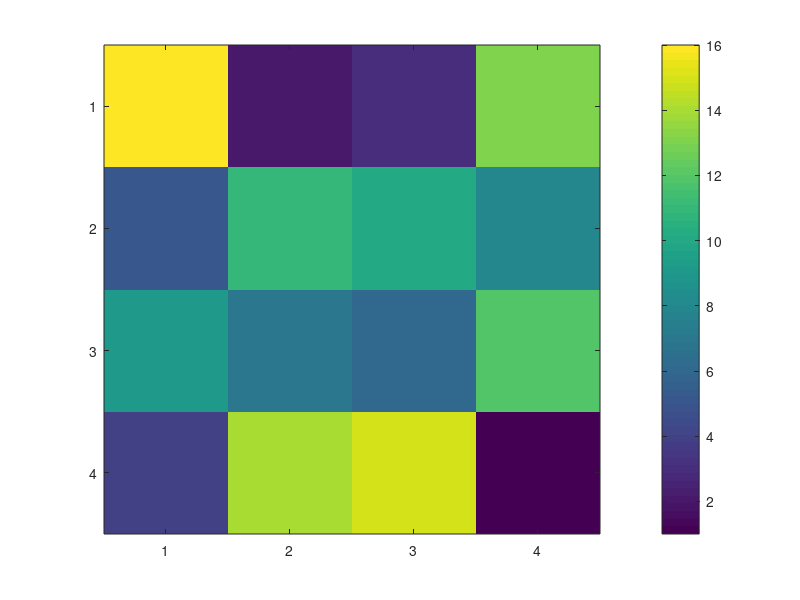

Here is the MATLAB script that generated this plot: (Note: this script raises an error after producing the figure.)
% oi139_shapes - open item 139: what hgsave writes for a colour bar's label, a legend's title, an
% axes' subtitle and a polar axes' title, and what R2025b's loader rebuilds from the tree alone.
% Headless. Part A: four figures written by hgsave, stripped to hgS_070000, dumped (u11dump) and
% reopened. Part B: trees built by hand in the shapes Part A shows, the risky ones last (an access
% violation ends the run; OI139_FROM resumes from a case).
here = fileparts(mfilename('fullpath'));
addpath(fullfile(here, '..', 'u11'));
rt = fullfile(here, 'rt');
if ~isfolder(rt), mkdir(rt); end
warning('off', 'MATLAB:hgsave:HgsaveToBeRemoved');
set(groot, 'DefaultFigureVisible', 'off');
fprintf('%s\n', version);
from = str2double(getenv('OI139_FROM'));
if isnan(from), from = 1; end

%% --- Part A -----------------------------------------------------------------------------------------
figs = {};

f = figure('Name', 'cbl', 'Tag', 'cbl');
imagesc(magic(4));
cb = colorbar;
cb.Label.String = 'Heat';
cb.Label.FontSize = 14;
cb.Label.Color = [1 0 0];
cb.Label.FontWeight = 'bold';
set(cb, 'Tag', 'cb');
figs{end + 1} = {'cbl', f};

f = figure('Name', 'cbh', 'Tag', 'cbh');
imagesc(magic(4));
cb = colorbar('southoutside');
ylabel(cb, 'Below');
set(cb, 'Tag', 'cb');
figs{end + 1} = {'cbh', f};

f = figure('Name', 'lgt', 'Tag', 'lgt');
plot(1:5, [1 4 2 5 3], 'Tag', 'first');
hold on;
plot(1:5, [2 2 3 3 4], 'Tag', 'second');
lg = legend('a', 'b', 'Location', 'northwest');
title(lg, 'Series');
lg.Title.FontSize = 12;
lg.Title.Color = [0 0 1];
set(lg, 'Tag', 'lg');
figs{end + 1} = {'lgt', f};

f = figure('Name', 'sub', 'Tag', 'sub');
plot(1:5, [1 4 2 5 3]);
title('Main');
subtitle('Below the main');
xlabel('X');
set(gca, 'Tag', 'ax');
figs{end + 1} = {'sub', f};

f = figure('Name', 'sub2', 'Tag', 'sub2');
plot(1:5, [1 4 2 5 3]);
subtitle('Only a subtitle');
set(gca, 'Tag', 'ax');
figs{end + 1} = {'sub2', f};

f = figure('Name', 'pol', 'Tag', 'pol');
pax = polaraxes;
polarplot(pax, linspace(0, 2 * pi, 20), 1:20, 'Tag', 'pl');
title(pax, 'Polar');
subtitle(pax, 'Polar sub');
set(pax, 'Tag', 'pax');
figs{end + 1} = {'pol', f};

for i = 1:numel(figs)
    name = figs{i}{1};
    f = figs{i}{2};
    full = fullfile(rt, ['s_' name '.fig']);
    only = fullfile(rt, ['s_' name '_only.fig']);
    hgsave(f, full);
    delete(f);
    s = load(full, '-mat', 'hgS_070000');
    hgS_070000 = s.hgS_070000; %#ok<NASGU>
    save(only, 'hgS_070000', '-mat');
    fprintf('\n=== %s (hgsave tree)\n', name);
    u11dump(only);
    fprintf('--- %s reopened from the tree alone\n', name);
    reopen(only);
end

%% --- Part B -----------------------------------------------------------------------------------------
fprintf('\n=== Part B: hand-built trees\n');
leaf = @(type, handle, props) struct('type', type, 'handle', handle, 'properties', props, 'children', [], 'special', []);
node = @(type, handle, props, kids, special) struct('type', type, 'handle', handle, 'properties', props, 'children', kids, 'special', special);
fr = 0.0001220703125;

line1 = leaf('graph2d.lineseries', 3 + fr, struct('XData', 1:3, 'YData', [2 4 3], 'Color', [1 0 0], 'Tag', 'L'));
line2 = leaf('graph2d.lineseries', 4 + fr, struct('XData', 1:3, 'YData', [1 1 2], 'Color', [0 0 1], 'Tag', 'L2'));
axes1 = node('axes', 2 + fr, struct('Tag', 'A', 'Position', [0.2 0.2 0.6 0.6]), [line1; line2], zeros(4, 1));
fig1 = node('figure', 1, struct('Name', 'hand', 'Tag', 'F'), axes1, []);

im = leaf('image', 5 + fr, struct('CData', magic(4), 'CDataMapping', 'scaled', 'Tag', 'I'));
axesI = node('axes', 2 + fr, struct('Tag', 'A', 'Position', [0.13 0.11 0.62 0.815], 'CLim', [1 16], 'YDir', 'reverse', 'XLim', [0.5 4.5], 'YLim', [0.5 4.5]), im, zeros(4, 1));
cbProps = struct('Location', 'eastoutside', 'Limits', [1 16], 'XLim', [-1 2], 'YLim', [1 16], 'Tag', 'CB', ...
    'ApplicationData', struct('NonDataObject', [], 'PostDeserializeFcn', @colorbarpostdeserialize), 'Axes', 2 + fr);

cases = {};
add = @(varargin) varargin;

% C1: a colour bar with a text child saying the label (the guess at hgsave's form; Part A shows it)
lbl = leaf('text', 6 + fr, struct('String', 'Heat', 'Color', [1 0 0], 'FontSize', 14, 'Tag', 'cblabel'));
cb1 = node('scribe.colorbar', 7 + fr, cbProps, lbl, []);
t = fig1; t.children = [axesI; cb1];
cases{end + 1} = add('C1 colorbar with a text child', t, @(h) {get(findobj(h, 'Type', 'colorbar'), 'Tag'), findobj(h, 'Type', 'colorbar').Label.String, findobj(h, 'Type', 'colorbar').Label.Color, numel(findall(h, 'Type', 'text'))});

% C2: a colour bar with Label written as a char (a handle property given text)
cb2 = node('scribe.colorbar', 7 + fr, setfield(cbProps, 'Label', 'Heat'), [], []); %#ok<SFLD>
t = fig1; t.children = [axesI; cb2];
cases{end + 1} = add('C2 colorbar with Label char', t, @(h) {findobj(h, 'Type', 'colorbar').Label.String});

% C3: a colour bar with a text child whose Description names it
lbl3 = lbl; lbl3.properties.Description = 'Colorbar Label';
cb3 = node('scribe.colorbar', 7 + fr, cbProps, lbl3, []);
t = fig1; t.children = [axesI; cb3];
cases{end + 1} = add('C3 colorbar text child with Description', t, @(h) {findobj(h, 'Type', 'colorbar').Label.String, numel(findall(h, 'Type', 'text'))});

% C4: a legend with Title written as a char
lgProps = struct('String', {{'first', 'second'}}, 'Location', 'northwest', 'Tag', 'LG', 'Axes', 2 + fr, 'PlotChildren', [3 + fr; 4 + fr], ...
    'ApplicationData', struct('NonDataObject', [], 'PostDeserializeFcn', @legendpostdeserialize, 'PlotChildren', [3 + fr; 4 + fr], 'PeerAxes', 2 + fr));
lg4 = node('scribe.legend', 8 + fr, setfield(lgProps, 'Title', 'Series'), [], []); %#ok<SFLD>
t = fig1; t.children = [t.children; lg4];
cases{end + 1} = add('C4 legend with Title char', t, @(h) {findobj(h, 'Type', 'legend').Title.String});

% C5: a legend with a text child as its title
ttl = leaf('text', 9 + fr, struct('String', 'Series', 'Color', [0 0 1], 'Tag', 'lgtitle'));
lg5 = node('scribe.legend', 8 + fr, lgProps, ttl, []);
t = fig1; t.children = [t.children; lg5];
cases{end + 1} = add('C5 legend with a text child', t, @(h) {findobj(h, 'Type', 'legend').Title.String, numel(findall(h, 'Type', 'text'))});

% C6: an axes with Subtitle written as a char
t = fig1; t.children.properties.Subtitle = 'Sub as char';
cases{end + 1} = add('C6 axes Subtitle char', t, @(h) {h.Children.Subtitle.String});

% C7: a polar axes with its title as a text child named by special
pl = leaf('graph2d.lineseries', 3 + fr, struct('ThetaData', linspace(0, 6, 10), 'RData', 1:10, 'Tag', 'PL'));
pt = leaf('text', 6 + fr, struct('String', 'Polar title', 'Tag', 'ptitle'));
pax7 = node('matlab.graphics.axis.PolarAxes', 2 + fr, struct('Tag', 'PA', 'Position', [0.2 0.2 0.6 0.6]), [pl; pt], [2; 0; 0; 0]);
t = fig1; t.children = pax7;
cases{end + 1} = add('C7 polar title by special', t, @(h) {class(h.Children), h.Children.Title.String, numel(h.Children.Children)});

% C8: a polar axes with Title written as a char
pax8 = node('matlab.graphics.axis.PolarAxes', 2 + fr, struct('Tag', 'PA', 'Position', [0.2 0.2 0.6 0.6], 'Title', 'Polar char'), pl, zeros(4, 1));
t = fig1; t.children = pax8;
cases{end + 1} = add('C8 polar Title char', t, @(h) {h.Children.Title.String});

% C9 (risky): an axes with a fifth special place for the subtitle
st = leaf('text', 6 + fr, struct('String', 'Sub by special', 'Tag', 'sub'));
t = fig1; t.children.children = [line1; line2; st]; t.children.special = [0; 0; 0; 0; 3];
cases{end + 1} = add('C9 axes subtitle by a fifth special', t, @(h) {h.Children.Subtitle.String, numel(h.Children.Children)});

for i = from:numel(cases)
    c = cases{i};
    fprintf('[%d] ', i);
    try1(rt, c{1}, c{2}, c{3});
end
fprintf('done\n');

%% ---------------------------------------------------------------------------------------------------
function try1(rt, label, tree, look)
file = fullfile(rt, [lower(regexprep(label, '[^A-Za-z0-9]+', '_')) '.fig']);
file = regexprep(file, '_\.fig$', '.fig');
hgS_070000 = tree; %#ok<NASGU>
save(file, 'hgS_070000', '-mat');
fprintf('--- %s\n', label);
lastwarn('');
try
    [txt, h] = evalc('openfig(file, ''invisible'')');
    if ~isempty(strtrim(txt)), fprintf('  printed: %s\n', strtrim(txt)); end
    [msg, id] = lastwarn;
    if ~isempty(msg), fprintf('  warning: %s | %s\n', id, msg); end
    try
        v = look(h);
        fprintf('  %s\n', shortv(v));
    catch e
        fprintf('  look failed: %s\n', e.message);
    end
    delete(h);
catch e
    fprintf('  error: %s | %s\n', e.identifier, e.message);
end
end

function reopen(file)
lastwarn('');
try
    [txt, h] = evalc('openfig(file, ''invisible'')');
    if ~isempty(strtrim(txt)), fprintf('  printed: %s\n', strtrim(txt)); end
    [msg, id] = lastwarn;
    if ~isempty(msg), fprintf('  warning: %s | %s\n', id, msg); end
    all = findall(h);
    fprintf('  findall: %s\n', strjoin(cellfun(@(x) char(x), get(all, 'Type'), 'UniformOutput', false)', ','));
    for a = findall(h, '-isa', 'matlab.graphics.axis.Axes')'
        fprintf('  axes %s: title=%s subtitle=%s(%s) xlabel=%s children=%s\n', a.Tag, a.Title.String, a.Subtitle.String, mat2str(a.Subtitle.FontSize), a.XLabel.String, strjoin(cellfun(@(x) char(x), cellstr(get(a.Children, 'Type')), 'UniformOutput', false)', ','));
    end
    for a = findall(h, 'Type', 'polaraxes')'
        fprintf('  polaraxes %s: title=%s subtitle=%s children=%s\n', a.Tag, a.Title.String, a.Subtitle.String, strjoin(cellfun(@(x) char(x), cellstr(get(a.Children, 'Type')), 'UniformOutput', false)', ','));
    end
    for lg = findobj(h, 'Type', 'legend')'
        fprintf('  legend: String=%s title=%s(%s %s)\n', strjoin(lg.String, '|'), lg.Title.String, mat2str(lg.Title.FontSize), mat2str(lg.Title.Color));
    end
    for cb = findobj(h, 'Type', 'colorbar')'
        fprintf('  colorbar: Location=%s label=%s(%s %s %s rot=%s)\n', cb.Location, cb.Label.String, mat2str(cb.Label.FontSize), mat2str(cb.Label.Color), cb.Label.FontWeight, mat2str(cb.Label.Rotation));
    end
    delete(h);
catch e
    fprintf('  error: %s | %s\n', e.identifier, e.message);
end
end

function t = shortv(v)
if iscell(v)
    t = ['{' strjoin(cellfun(@shortv, v, 'UniformOutput', false), ' ; ') '}'];
elseif ischar(v)
    t = ['''' v ''''];
elseif isstring(v)
    t = ['"' strjoin(cellstr(v), '","') '"'];
elseif isnumeric(v) || islogical(v)
    t = mat2str(v, 5);
elseif isa(v, 'matlab.lang.OnOffSwitchState')
    t = char(v);
else
    t = ['<' class(v) '>'];
end
end
